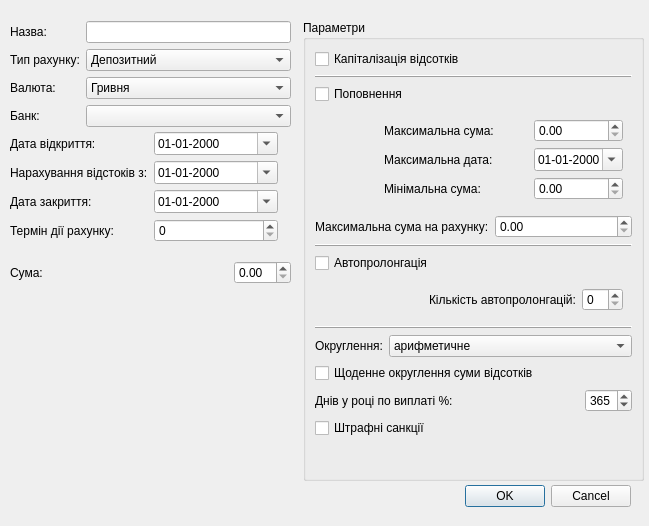
<?xml version="1.0" encoding="UTF-8"?>
<ui version="4.0">
 <class>Dialog</class>
 <widget class="QDialog" name="Dialog">
  <property name="geometry">
   <rect>
    <x>0</x>
    <y>0</y>
    <width>649</width>
    <height>526</height>
   </rect>
  </property>
  <property name="windowTitle">
   <string>Новий депозитний рахунок</string>
  </property>
  <property name="modal">
   <bool>true</bool>
  </property>
  <widget class="QDialogButtonBox" name="buttonBox">
   <property name="geometry">
    <rect>
     <x>290</x>
     <y>480</y>
     <width>341</width>
     <height>32</height>
    </rect>
   </property>
   <property name="orientation">
    <enum>Qt::Horizontal</enum>
   </property>
   <property name="standardButtons">
    <set>QDialogButtonBox::Cancel|QDialogButtonBox::Ok</set>
   </property>
  </widget>
  <widget class="QGroupBox" name="groupBoxParameters">
   <property name="geometry">
    <rect>
     <x>303</x>
     <y>20</y>
     <width>341</width>
     <height>461</height>
    </rect>
   </property>
   <property name="title">
    <string>Параметри</string>
   </property>
   <layout class="QVBoxLayout" name="verticalLayout">
    <item>
     <widget class="QCheckBox" name="checkBox">
      <property name="text">
       <string>Капіталізація відсотків</string>
      </property>
     </widget>
    </item>
    <item>
     <widget class="QFrame" name="frameParameters_2">
      <property name="frameShape">
       <enum>QFrame::HLine</enum>
      </property>
      <property name="frameShadow">
       <enum>QFrame::Raised</enum>
      </property>
     </widget>
    </item>
    <item>
     <widget class="QCheckBox" name="checkBoxReplenishment">
      <property name="text">
       <string>Поповнення</string>
      </property>
     </widget>
    </item>
    <item>
     <widget class="QWidget" name="widgetReplenishment" native="true">
      <layout class="QGridLayout" name="gridLayout">
       <item row="0" column="1">
        <widget class="QLabel" name="labelMaxReplenishment">
         <property name="text">
          <string>Максимальна сума:</string>
         </property>
        </widget>
       </item>
       <item row="3" column="3">
        <widget class="QDoubleSpinBox" name="doubleSpinBoxMinReplenishment"/>
       </item>
       <item row="0" column="3">
        <widget class="QDoubleSpinBox" name="doubleSpinBoxMaxReplenishment"/>
       </item>
       <item row="0" column="2">
        <spacer name="horizontalSpacer_7">
         <property name="orientation">
          <enum>Qt::Horizontal</enum>
         </property>
         <property name="sizeHint" stdset="0">
          <size>
           <width>40</width>
           <height>20</height>
          </size>
         </property>
        </spacer>
       </item>
       <item row="3" column="2">
        <spacer name="horizontalSpacer_8">
         <property name="orientation">
          <enum>Qt::Horizontal</enum>
         </property>
         <property name="sizeHint" stdset="0">
          <size>
           <width>40</width>
           <height>20</height>
          </size>
         </property>
        </spacer>
       </item>
       <item row="3" column="1">
        <widget class="QLabel" name="labelMinReplenishment">
         <property name="text">
          <string>Мінімальна сума:</string>
         </property>
        </widget>
       </item>
       <item row="0" column="0">
        <spacer name="horizontalSpacer">
         <property name="orientation">
          <enum>Qt::Horizontal</enum>
         </property>
         <property name="sizeHint" stdset="0">
          <size>
           <width>67</width>
           <height>17</height>
          </size>
         </property>
        </spacer>
       </item>
       <item row="3" column="0">
        <spacer name="horizontalSpacer_2">
         <property name="orientation">
          <enum>Qt::Horizontal</enum>
         </property>
         <property name="sizeHint" stdset="0">
          <size>
           <width>17</width>
           <height>16</height>
          </size>
         </property>
        </spacer>
       </item>
       <item row="1" column="0">
        <spacer name="horizontalSpacer_9">
         <property name="orientation">
          <enum>Qt::Horizontal</enum>
         </property>
         <property name="sizeHint" stdset="0">
          <size>
           <width>17</width>
           <height>16</height>
          </size>
         </property>
        </spacer>
       </item>
       <item row="1" column="1">
        <widget class="QLabel" name="labelMaxReplenishment_2">
         <property name="text">
          <string>Максимальна дата:</string>
         </property>
        </widget>
       </item>
       <item row="1" column="2">
        <spacer name="horizontalSpacer_10">
         <property name="orientation">
          <enum>Qt::Horizontal</enum>
         </property>
         <property name="sizeHint" stdset="0">
          <size>
           <width>40</width>
           <height>20</height>
          </size>
         </property>
        </spacer>
       </item>
       <item row="1" column="3">
        <widget class="QDateEdit" name="dateEdit_3">
         <property name="displayFormat">
          <string>dd-MM-yyyy</string>
         </property>
         <property name="calendarPopup">
          <bool>true</bool>
         </property>
        </widget>
       </item>
      </layout>
     </widget>
    </item>
    <item>
     <layout class="QHBoxLayout" name="horizontalLayout_4">
      <item>
       <widget class="QLabel" name="label_16">
        <property name="text">
         <string>Максимальна сума на рахунку:</string>
        </property>
       </widget>
      </item>
      <item>
       <widget class="QDoubleSpinBox" name="doubleSpinBox_4">
        <property name="wrapping">
         <bool>false</bool>
        </property>
        <property name="maximum">
         <double>2000000000.000000000000000</double>
        </property>
       </widget>
      </item>
     </layout>
    </item>
    <item>
     <widget class="QFrame" name="frameParameters">
      <property name="frameShape">
       <enum>QFrame::HLine</enum>
      </property>
      <property name="frameShadow">
       <enum>QFrame::Raised</enum>
      </property>
     </widget>
    </item>
    <item>
     <widget class="QCheckBox" name="checkBoxProlongation">
      <property name="text">
       <string>Автопролонгація</string>
      </property>
     </widget>
    </item>
    <item>
     <widget class="QWidget" name="widgetProlongation" native="true">
      <layout class="QHBoxLayout" name="horizontalLayout">
       <item>
        <spacer name="horizontalSpacer_3">
         <property name="orientation">
          <enum>Qt::Horizontal</enum>
         </property>
         <property name="sizeHint" stdset="0">
          <size>
           <width>40</width>
           <height>20</height>
          </size>
         </property>
        </spacer>
       </item>
       <item>
        <widget class="QLabel" name="labelProlongation">
         <property name="text">
          <string>Кількість автопролонгацій:</string>
         </property>
        </widget>
       </item>
       <item>
        <widget class="QSpinBox" name="spinBoxProlongation"/>
       </item>
      </layout>
     </widget>
    </item>
    <item>
     <widget class="QFrame" name="frameParameters_3">
      <property name="frameShape">
       <enum>QFrame::HLine</enum>
      </property>
      <property name="frameShadow">
       <enum>QFrame::Raised</enum>
      </property>
     </widget>
    </item>
    <item>
     <layout class="QHBoxLayout" name="horizontalLayout_2">
      <item>
       <widget class="QLabel" name="label_10">
        <property name="text">
         <string>Округлення:</string>
        </property>
       </widget>
      </item>
      <item>
       <spacer name="horizontalSpacer_4">
        <property name="orientation">
         <enum>Qt::Horizontal</enum>
        </property>
        <property name="sizeHint" stdset="0">
         <size>
          <width>40</width>
          <height>20</height>
         </size>
        </property>
       </spacer>
      </item>
      <item>
       <widget class="QComboBox" name="comboBox_4">
        <property name="maximumSize">
         <size>
          <width>300</width>
          <height>16777215</height>
         </size>
        </property>
        <item>
         <property name="text">
          <string>арифметичне</string>
         </property>
        </item>
        <item>
         <property name="text">
          <string>бухгалтерське</string>
         </property>
        </item>
        <item>
         <property name="text">
          <string>до найбличого цілого</string>
         </property>
        </item>
        <item>
         <property name="text">
          <string>round-down — усечение по направлению к нулю</string>
         </property>
        </item>
        <item>
         <property name="text">
          <string>round-half-up — арифметическое округление</string>
         </property>
        </item>
        <item>
         <property name="text">
          <string>round-half-even — банковское округление</string>
         </property>
        </item>
        <item>
         <property name="text">
          <string>round-ceiling — округление к плюс-бесконечности</string>
         </property>
        </item>
        <item>
         <property name="text">
          <string>round-floor — округление к минус-бесконечности</string>
         </property>
        </item>
        <item>
         <property name="text">
          <string>round-half-down (опционально) — подобно арифметическому, пятерка округляется вниз</string>
         </property>
        </item>
        <item>
         <property name="text">
          <string>round-up — (опционально) округление от нуля </string>
         </property>
        </item>
       </widget>
      </item>
     </layout>
    </item>
    <item>
     <widget class="QCheckBox" name="checkBox_2">
      <property name="text">
       <string>Щоденне округлення суми відсотків</string>
      </property>
     </widget>
    </item>
    <item>
     <layout class="QHBoxLayout" name="horizontalLayout_3">
      <item>
       <widget class="QLabel" name="labelDaysInYear">
        <property name="text">
         <string>Днів у році по виплаті %:</string>
        </property>
       </widget>
      </item>
      <item>
       <spacer name="horizontalSpacer_6">
        <property name="orientation">
         <enum>Qt::Horizontal</enum>
        </property>
        <property name="sizeHint" stdset="0">
         <size>
          <width>40</width>
          <height>20</height>
         </size>
        </property>
       </spacer>
      </item>
      <item>
       <widget class="QSpinBox" name="spinBoxDaysInYear">
        <property name="minimum">
         <number>364</number>
        </property>
        <property name="maximum">
         <number>368</number>
        </property>
        <property name="value">
         <number>365</number>
        </property>
       </widget>
      </item>
     </layout>
    </item>
    <item>
     <widget class="QCheckBox" name="checkBox_4">
      <property name="text">
       <string>Штрафні санкції</string>
      </property>
     </widget>
    </item>
    <item>
     <spacer name="verticalSpacer">
      <property name="orientation">
       <enum>Qt::Vertical</enum>
      </property>
      <property name="sizeHint" stdset="0">
       <size>
        <width>20</width>
        <height>40</height>
       </size>
      </property>
     </spacer>
    </item>
   </layout>
  </widget>
  <widget class="QWidget" name="">
   <property name="geometry">
    <rect>
     <x>10</x>
     <y>21</y>
     <width>281</width>
     <height>108</height>
    </rect>
   </property>
   <layout class="QFormLayout" name="formLayout">
    <item row="0" column="0">
     <widget class="QLabel" name="label_4">
      <property name="text">
       <string>Назва:</string>
      </property>
     </widget>
    </item>
    <item row="0" column="1">
     <widget class="QLineEdit" name="lineEdit"/>
    </item>
    <item row="1" column="0">
     <widget class="QLabel" name="label">
      <property name="text">
       <string>Тип рахунку:</string>
      </property>
     </widget>
    </item>
    <item row="1" column="1">
     <widget class="QComboBox" name="comboBox">
      <item>
       <property name="text">
        <string>Депозитний</string>
       </property>
      </item>
      <item>
       <property name="text">
        <string>Картковий</string>
       </property>
      </item>
      <item>
       <property name="text">
        <string>Поточний</string>
       </property>
      </item>
      <item>
       <property name="text">
        <string>Кредитний</string>
       </property>
      </item>
      <item>
       <property name="text">
        <string>Інший</string>
       </property>
      </item>
     </widget>
    </item>
    <item row="2" column="0">
     <widget class="QLabel" name="label_3">
      <property name="text">
       <string>Валюта:</string>
      </property>
     </widget>
    </item>
    <item row="2" column="1">
     <widget class="QComboBox" name="comboBox_3">
      <item>
       <property name="text">
        <string>Гривня</string>
       </property>
      </item>
      <item>
       <property name="text">
        <string>Долар</string>
       </property>
      </item>
      <item>
       <property name="text">
        <string>Євро</string>
       </property>
      </item>
      <item>
       <property name="text">
        <string>Рубль</string>
       </property>
      </item>
      <item>
       <property name="text">
        <string>Швейцарський франк</string>
       </property>
      </item>
      <item>
       <property name="text">
        <string>Польський злотий</string>
       </property>
      </item>
     </widget>
    </item>
    <item row="3" column="0">
     <widget class="QLabel" name="label_5">
      <property name="text">
       <string>Банк:</string>
      </property>
     </widget>
    </item>
    <item row="3" column="1">
     <widget class="QComboBox" name="comboBox_2"/>
    </item>
   </layout>
  </widget>
  <widget class="QWidget" name="">
   <property name="geometry">
    <rect>
     <x>10</x>
     <y>260</y>
     <width>281</width>
     <height>25</height>
    </rect>
   </property>
   <layout class="QHBoxLayout" name="horizontalLayout_5">
    <item>
     <widget class="QLabel" name="label_9">
      <property name="text">
       <string>Сума:</string>
      </property>
     </widget>
    </item>
    <item>
     <spacer name="horizontalSpacer_5">
      <property name="orientation">
       <enum>Qt::Horizontal</enum>
      </property>
      <property name="sizeHint" stdset="0">
       <size>
        <width>40</width>
        <height>20</height>
       </size>
      </property>
     </spacer>
    </item>
    <item>
     <widget class="QDoubleSpinBox" name="doubleSpinBox"/>
    </item>
   </layout>
  </widget>
  <widget class="QWidget" name="">
   <property name="geometry">
    <rect>
     <x>10</x>
     <y>132</y>
     <width>268</width>
     <height>112</height>
    </rect>
   </property>
   <layout class="QFormLayout" name="formLayout_2">
    <item row="0" column="0">
     <widget class="QLabel" name="label_2">
      <property name="text">
       <string>Дата відкриття:</string>
      </property>
     </widget>
    </item>
    <item row="0" column="1">
     <widget class="QDateEdit" name="dateEdit">
      <property name="displayFormat">
       <string>dd-MM-yyyy</string>
      </property>
      <property name="calendarPopup">
       <bool>true</bool>
      </property>
     </widget>
    </item>
    <item row="1" column="0">
     <widget class="QLabel" name="label_6">
      <property name="text">
       <string>Нарахування відстоків з:</string>
      </property>
     </widget>
    </item>
    <item row="1" column="1">
     <widget class="QDateEdit" name="dateEdit_2">
      <property name="displayFormat">
       <string>dd-MM-yyyy</string>
      </property>
      <property name="calendarPopup">
       <bool>true</bool>
      </property>
     </widget>
    </item>
    <item row="2" column="0">
     <widget class="QLabel" name="label_8">
      <property name="text">
       <string>Дата закриття:</string>
      </property>
     </widget>
    </item>
    <item row="2" column="1">
     <widget class="QDateEdit" name="dateEdit_4">
      <property name="displayFormat">
       <string>dd-MM-yyyy</string>
      </property>
      <property name="calendarPopup">
       <bool>true</bool>
      </property>
     </widget>
    </item>
    <item row="3" column="0">
     <widget class="QLabel" name="label_7">
      <property name="text">
       <string>Термін дії рахунку:</string>
      </property>
     </widget>
    </item>
    <item row="3" column="1">
     <widget class="QSpinBox" name="spinBox"/>
    </item>
   </layout>
  </widget>
 </widget>
 <resources/>
 <connections>
  <connection>
   <sender>buttonBox</sender>
   <signal>accepted()</signal>
   <receiver>Dialog</receiver>
   <slot>accept()</slot>
   <hints>
    <hint type="sourcelabel">
     <x>508</x>
     <y>444</y>
    </hint>
    <hint type="destinationlabel">
     <x>157</x>
     <y>274</y>
    </hint>
   </hints>
  </connection>
  <connection>
   <sender>buttonBox</sender>
   <signal>rejected()</signal>
   <receiver>Dialog</receiver>
   <slot>reject()</slot>
   <hints>
    <hint type="sourcelabel">
     <x>576</x>
     <y>450</y>
    </hint>
    <hint type="destinationlabel">
     <x>286</x>
     <y>274</y>
    </hint>
   </hints>
  </connection>
  <connection>
   <sender>checkBoxReplenishment</sender>
   <signal>toggled(bool)</signal>
   <receiver>widgetReplenishment</receiver>
   <slot>setEnabled(bool)</slot>
   <hints>
    <hint type="sourcelabel">
     <x>395</x>
     <y>186</y>
    </hint>
    <hint type="destinationlabel">
     <x>398</x>
     <y>206</y>
    </hint>
   </hints>
  </connection>
  <connection>
   <sender>checkBoxProlongation</sender>
   <signal>toggled(bool)</signal>
   <receiver>widgetProlongation</receiver>
   <slot>setEnabled(bool)</slot>
   <hints>
    <hint type="sourcelabel">
     <x>421</x>
     <y>280</y>
    </hint>
    <hint type="destinationlabel">
     <x>467</x>
     <y>303</y>
    </hint>
   </hints>
  </connection>
 </connections>
</ui>
